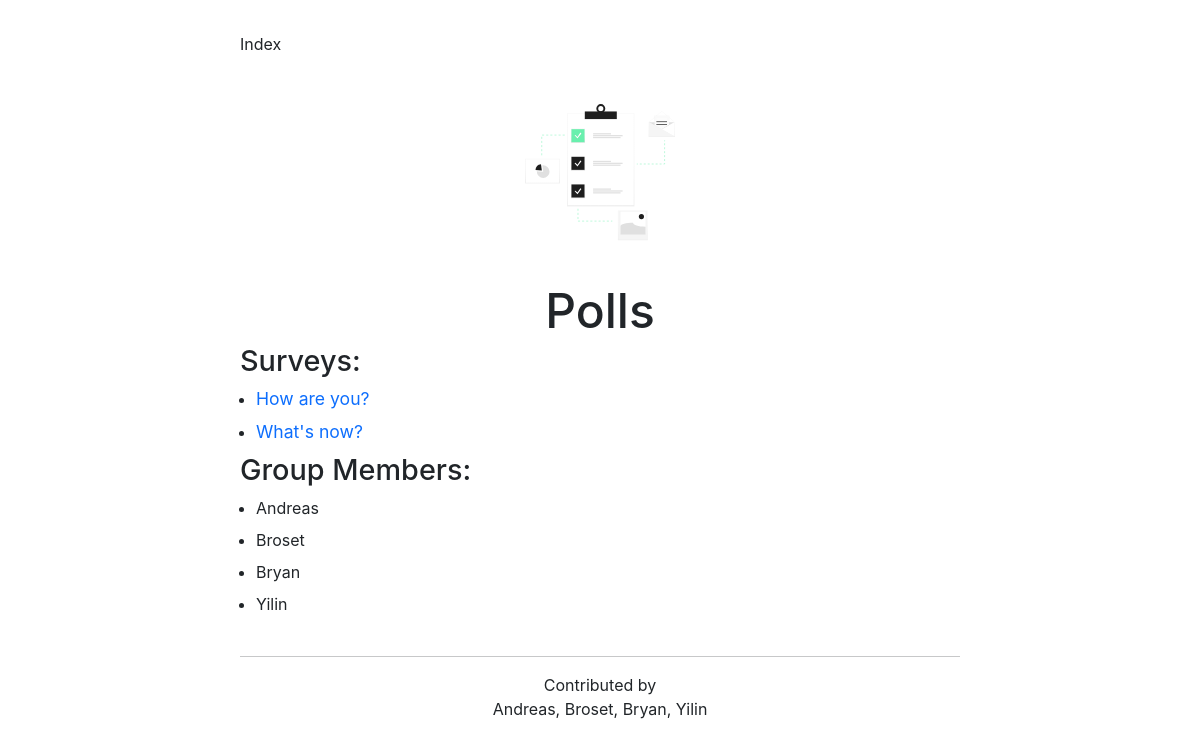
/polls/, run on an earlier commit of the app's database.
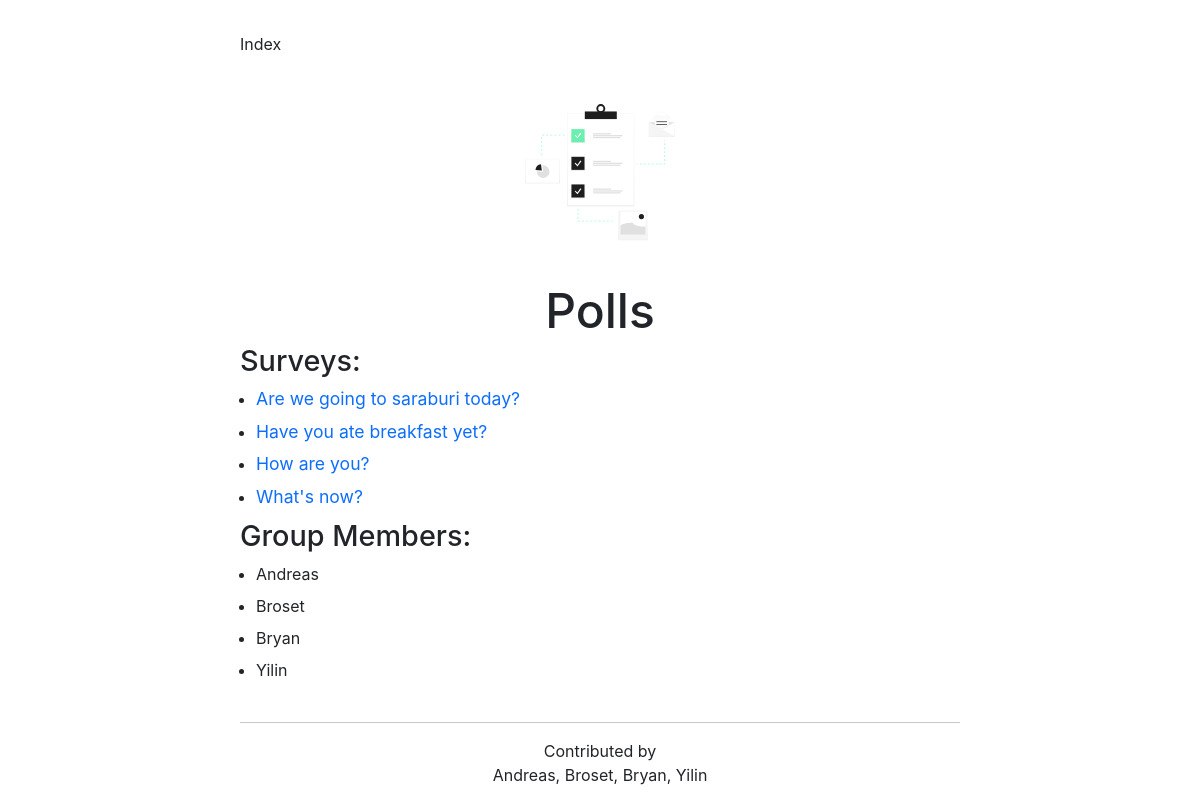
And on a later commit of the database.
### polls/models.py (models this page shows, shortened)
class Question(models.Model):
    question_text = models.CharField(max_length=200)
    pub_date = models.DateTimeField('date published')

### polls/views.py (the view)
# urls.py: path('', views.IndexView.as_view(), name='index'),
class IndexView(generic.ListView):
    template_name = 'polls/index.html'
    context_object_name = 'latest_question_list'
    def get_queryset(self):
        return Question.objects.order_by('-pub_date')[:5]

### polls/templates/polls/index.html (shortened to what this page needs)
{% extends "polls/base.html" %}
{% block mainbody %}
{% if latest_question_list %}
	<h2> Surveys: </h2>
	<ul>
		{% for question in latest_question_list %}
		<li><a href="{% url 'polls:detail' question.id %}">{{ question.question_text }}</a></li>
		{% endfor %}
	</ul>
	{% else %}
		<p> No polls are available here. </p>
	{% endif %}
	<h2 class="mt-1"> Group Members: </h2>
	<ul>
		<li> Andreas </li>
		<li> Broset </li>
		<li> Bryan </li>
		<li> Yilin </li>
	</ul>
{% endblock %}

What changed in the data, as far as the page shows it:
added Question: question_text "Are we going to saraburi today?"
added Question: question_text "Have you ate breakfast yet?"
